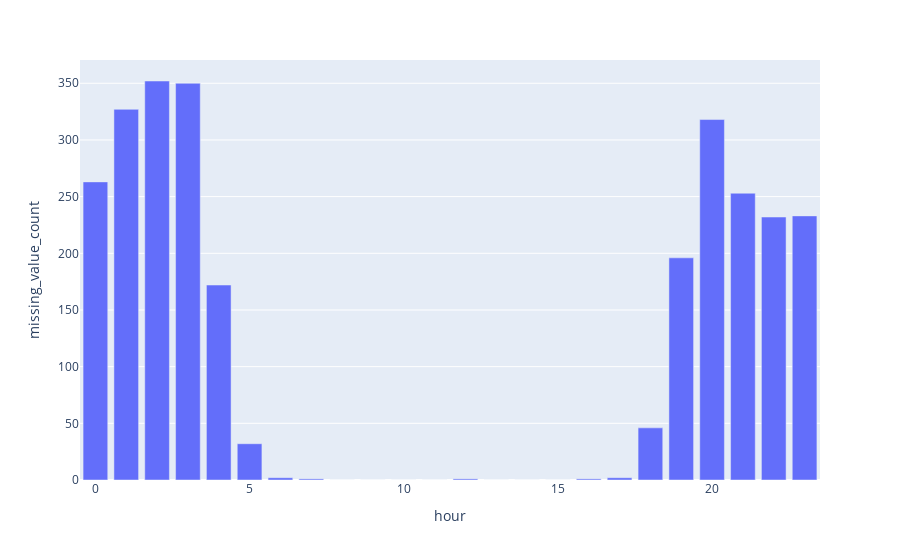

The notebook cell this image was saved under:
### Code cell
pv_data['datetime'] = pv_data.index.copy()
pv_data['hour'] = pv_data['datetime'].dt.hour

#check distribution of Nan values by the hour 
missing = pv_data[pv_data['negative_active_energy_flow_wh'].isnull()]
print(missing['hour'].unique())

#check distribution of negative values by the hour 
neg = pv_data[ pv_data['negative_active_energy_flow_wh']<0]
print(neg['hour'].unique())

#plot distribution of Nan values by the hour (same code can be altered for negative entries)
miss_count = pd.DataFrame(columns=['hour', 'missing_value_count'])
hour = []
mc = []
for i in range(24):
    count = len(missing[missing['hour']==i])
    hour.append(i)
    mc.append(count)
miss_count['hour'] = hour
miss_count['missing_value_count'] = mc
    
fig = px.bar(miss_count, x='hour', y='missing_value_count')
fig.show()

### Figure 1 — Plotly figure (JSON) as saved in the notebook; plotly's stock layout.template omitted (floating-point values rounded to 4 significant figures)
{"data": [{"alignmentgroup": "True", "hovertemplate": "hour=%{x}<br>missing_value_count=%{y}<extra></extra>", "legendgroup": "", "marker": {"color": "#636efa", "pattern": {"shape": ""}}, "name": "", "offsetgroup": "", "orientation": "v", "showlegend": false, "textposition": "auto", "type": "bar", "x": [0, 1, 2, 3, 4, 5, 6, 7, 8, 9, 10, 11, 12, 13, 14, 15, 16, 17, 18, 19, 20, 21, 22, 23], "xaxis": "x", "y": [263, 327, 352, 350, 172, 32, 2, 1, 0, 0, 0, 0, 1, 0, 0, 0, 1, 2, 46, 196, 318, 253, 232, 233], "yaxis": "y"}], "layout": {"autosize": true, "barmode": "relative", "legend": {"tracegroupgap": 0}, "margin": {"t": 60}, "xaxis": {"anchor": "y", "autorange": true, "domain": [0, 1], "range": [-0.5, 23.5], "title": {"text": "hour"}, "type": "linear"}, "yaxis": {"anchor": "x", "autorange": true, "domain": [0, 1], "range": [0, 370.5], "title": {"text": "missing_value_count"}, "type": "linear"}}}
